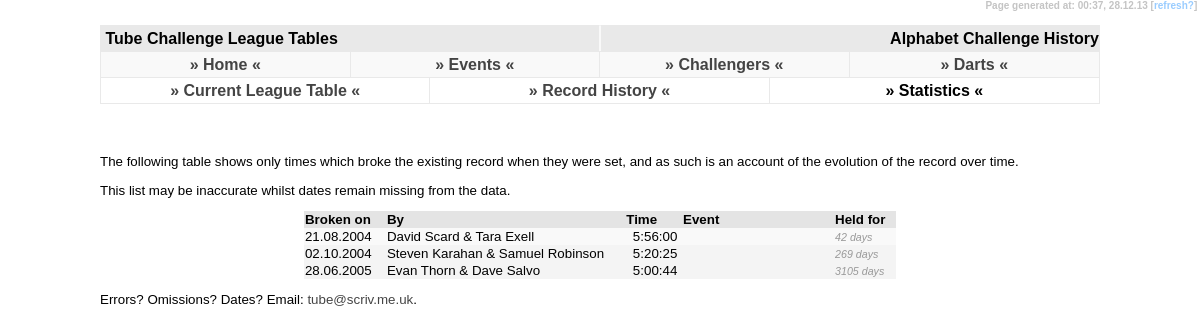
Screenshot of /alphabet/history/index.php with the database file from the repository.
### tables this page shows
CREATE TABLE IF NOT EXISTS `tc_data` (
  `tc_challenge` varchar(3) NOT NULL DEFAULT '',
  `tc_name` varchar(255) NOT NULL DEFAULT '',
  `tc_hours` tinyint(2) NOT NULL DEFAULT '0',
  `tc_mins` tinyint(2) NOT NULL DEFAULT '0',
  `tc_sec` tinyint(2) NOT NULL DEFAULT '0',
  `tc_event` varchar(255) DEFAULT NULL,
  `tc_date` date DEFAULT NULL,
  `tc_fn_station_count` smallint(4) DEFAULT NULL,
  `tc_fn274_excluded_station` varchar(3) DEFAULT NULL,
  `tc_fn_gwr` char(1) DEFAULT NULL,
  `tc_uid` int(4) NOT NULL AUTO_INCREMENT,
  `tc_pending_yn` char(1) NOT NULL DEFAULT 'N',
  `tc_upd_id` varchar(3) NOT NULL DEFAULT '',
  `tc_upd_date` timestamp NOT NULL DEFAULT CURRENT_TIMESTAMP ON UPDATE CURRENT_TIMESTAMP,
  PRIMARY KEY (`tc_uid`)
);

### alphabet/history/index.php (the view, shortened to what this page needs)
<!DOCTYPE html PUBLIC "-//W3C//DTD XHTML 1.0 Strict//EN" "http://www.w3.org/TR/xhtml1/DTD/xhtml1-strict.dtd">
<html xmlns="http://www.w3.org/1999/xhtml" xml:lang="en">
<head>
  <link rel="stylesheet" title="Default" type="text/css" href="../../default.css" />
</head>
<body><div id="temps">Page generated at: <?php echo date("H:i"); ?>,&nbsp;<?php echo date("d.m.y"); ?>&nbsp;[<a class="text" href="javascript:location.reload()">refresh?</a>]&nbsp;</div>
<div id="header1">&nbsp;Tube Challenge League Tables</div>
<div id="header2">&nbsp;Alphabet Challenge History</div>
<?php
	include('../../menu.php');
	include('../../submenu.php');
?>
<div id="content">
	<h3>&nbsp;</h3>
<p>The following table shows only times which broke the existing record when they were set, and as such is an account of the evolution of the record over time.</p>
<p>This list may be inaccurate whilst dates remain missing from the data.</p>
			<table align="center" border="0" cellpadding="1" cellspacing="0">
				<tr class="newshead">
					<td width="80">Broken on</td>
					<td>By</td>
					<td align="center">Time&nbsp;</td>
					<td width="150">Event</td>
					<td width="60">Held for</td>
				</tr>
				<?php
					$query = "SELECT * FROM tc_data WHERE tc_challenge = 'ABC' AND tc_date is not null ORDER BY tc_date, tc_hours, tc_mins, tc_sec";
					$fnc = mysql_query($query) or die("Select Failed! [302]");
					$fncpos = 0;
						$prevhr = 19;
						$prevmin = 57;
						$prevsec = 47;
					while ($fncdata = mysql_fetch_array($fnc)) {
						$fncpos++;
						if(mktime($fncdata['tc_hours'], $fncdata['tc_mins'], $fncdata['tc_sec']) < mktime($prevhr, $prevmin, $prevsec)){
						if ($fncpos > 1){
						?>
					<td><i><?php $diff = (date("U", strtotime($fncdata['tc_date'])) - $prevdate)/86400; echo round($diff); ?> days</i></td>
				</tr><?php } ?>
				<tr class="row<?php if($fncpos%2 != 0){ echo "1"; } else { echo "2"; } ?>">
					<td><?php if ($fncdata['tc_date']){ echo date("d.m.Y", strtotime($fncdata['tc_date']));} ?></td>
					<td><?php echo $fncdata['tc_name']; ?></td>
					<td width="75" align="right"><?php if ($fncdata['tc_fn_gwr'] == "Y"){ ?>&#174;&nbsp;<?php } echo $fncdata['tc_hours']; ?>:<?php if ($fncdata['tc_mins'] < 10){ ?>0<?php } echo $fncdata['tc_mins']; ?>:<?php if ($fncdata['tc_sec'] < 10){ ?>0<?php } echo $fncdata['tc_sec']; ?>&nbsp;</td>
					<td>&nbsp;<i><?php echo $fncdata['tc_event']; ?></i></td>
				<?php	$prevhr = $fncdata['tc_hours'];
						$prevmin = $fncdata['tc_mins'];
						$prevsec = $fncdata['tc_sec'];
						$prevdate = date("U", strtotime($fncdata['tc_date']));
					} } ?>
					<td><i><?php $diff = (date("U", strtotime(date("Y-m-d"))) - $prevdate)/86400; echo round($diff); ?> days</i></td>
				</tr>
			</table>
<p>Errors? Omissions? Dates? Email: <a href="mailto:tube@scriv.me.uk">tube&#64;scriv.me.uk</a>.</p>
</div>
</body>
</html>

### default.css (style rules this page uses)
body { padding: 0; margin: 0; font-family: Trebuchet MS, Arial, Verdana, Helvetica, Calibri, sans-serif; background-color: #fff; font-weight: bold; }
#header1 { position: absolute; height: 25px; border-right: solid 1px #f9f9f9; border-left: solid 1px #e9e9e9; border-top: solid 1px #e9e9e9; border-bottom: solid 1px #e9e9e9; left: 100px; right: 50%; top: 25px; background-color: #e9e9e9; line-height: 25px; vertical-align: middle; }
#header2 { position: absolute; height: 25px; border-left: solid 1px #f9f9f9; border-right: solid 1px #e9e9e9; border-top: solid 1px #e9e9e9; border-bottom: solid 1px #e9e9e9; left: 50%; right: 100px; top: 25px; background-color: #e9e9e9; border-width: 1px; line-height: 25px; vertical-align: middle; text-align: right; }
#content { position: absolute; left: 100px; right: 100px; top: 108px; font-weight: normal; font-size: 10pt; text-align: justify; }
#temps { text-align: right; color: #c4c4c4; font-size: 7.5pt; position: absolute; right: 0px; height: 15px; top: 0px; margin: 0px 0px; vertical-align: middle; background-color: #ffffff; }
.newshead { background-color: #e4e4e4; vertical-align: middle; font-weight: bold; }
.row1 { background-color: #f9f9f9; }
.row2 { background-color: #f4f4f4; }
i { font-size: 8pt; color: #999999; }
a:link { color: #444444; text-decoration: none; }
a.text:link { color: #99ccff; text-decoration: none; }
h3 { padding-top: 15px; margin: 0; }

### rows the page displays
tc_data: tc_date "21.08.2004", tc_name "David Scard & Tara Exell", tc_hours "5", tc_mins "56", tc_sec "0"
tc_data: diff "42", tc_date "02.10.2004", tc_name "Steven Karahan & Samuel Robinson", tc_hours "5", tc_mins "20", tc_sec "25"
tc_data: diff "269", tc_date "28.06.2005", tc_name "Evan Thorn & Dave Salvo", tc_hours "5", tc_mins "0", tc_sec "44", tc_date "3105"
